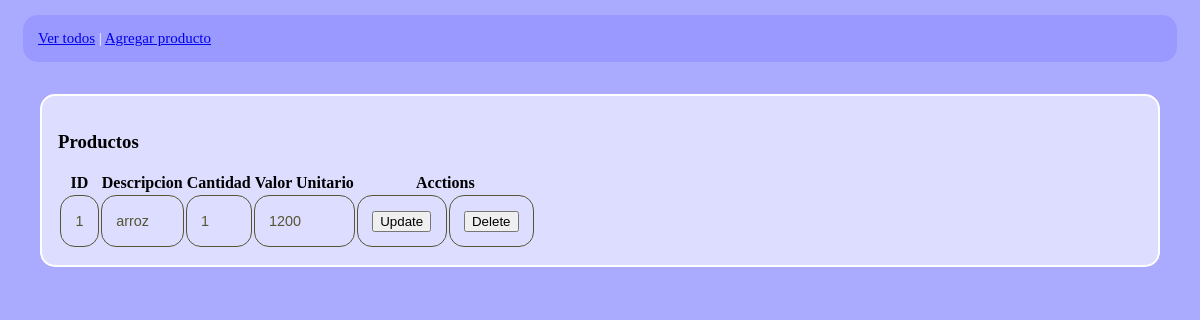
The app's page /, older data.
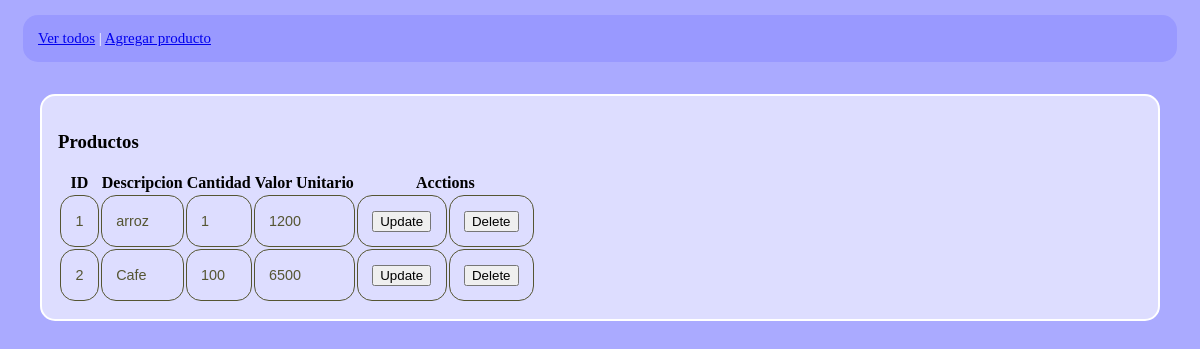
The same page, newer data.
### principal.py (models this page shows, shortened)
class productos(db.Model):
   id = db.Column('id', db.Integer, primary_key = True)
   descripcion = db.Column(db.String(100))
   cantidad = db.Column(db.Integer())
   valor = db.Column(db.Integer())

### principal.py (the view)
@app.route('/')
def show_all():
   return render_template('show_all.html', productos = productos.query.all() )

### templates/show_all.html (shortened to what this page needs)
<!DOCTYPE html>
<html lang = "en">
   <head>
     <link rel="stylesheet" type="text/css" href="{{ url_for('static', filename='css/default.css') }}">
   </head>
   <body>
      <nav>
         <a href = "{{ url_for('show_all') }}">Ver todos</a> |
         <a href = "{{ url_for('new') }}">Agregar producto</a>
      </nav>
      <section>
        <h3>Productos</h3>
        <table>
           <thead>
              <tr>
                 <th>ID</th>
                 <th>Descripcion</th>
                 <th>Cantidad</th>
                 <th>Valor Unitario</th>
                 <th colspan="2">Acctions</th>
              </tr>
           </thead>
           <tbody>
              {% for producto in productos %}
                 <tr>
                    <td>{{ producto.id }}</td>
                    <td>{{ producto.descripcion }}</td>
                    <td>{{ producto.cantidad }}</td>
                    <td>{{ producto.valor }}</td>
                    <td>
                      <form method="POST" action="/update" style="display: inline">
                        <input type="submit" value="Update">
                      </form>
                    </td>
                    <td>
                      <form method="POST" action="/delete" style="display: inline">
                        <input type="submit" value="Delete">
                      </form>
                    </td>
                 </tr>
              {% endfor %}
           </tbody>
        </table>
    </section>
   </body>
</html>

Row changes from the older to the newer data that the page shows:
added productos: id "2", descripcion "Cafe", cantidad "100", valor "6500"
